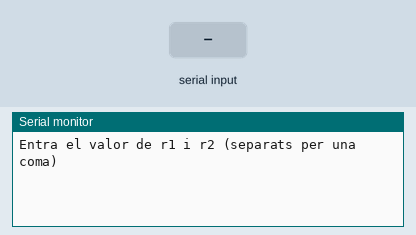
Bench run of a sketch on a simulated Arduino Uno, built with avr-gcc and run on an emulated ATmega328P. On the bench: the last lines printed to the serial monitor. The test bench sets the inputs (shaded band).

Above: at 1.2 s.
1.3 s: "90,45\n" received over Serial
At 2.2 s:
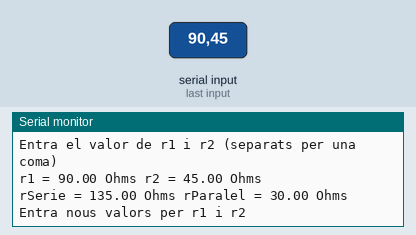
2.8 s: "5\n" received over Serial
At 4.6 s:
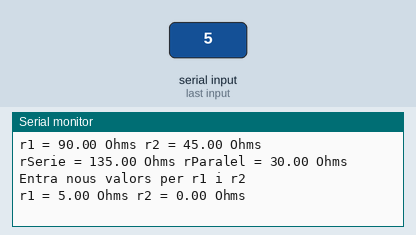

The sketch:

Programa_1.ino
```cpp
 /*************************************************************************
 **                                                                      **
 **    Descripició del programa                                          **
 **                                                                      **
 *************************************************************************/

 //******  Includes  ******************************************************


 //******  Variables  *****************************************************
 float r1, r2;             // variables for the R's
 float rSerie, rParalel;   // variables for the results


 //******  Setup  *********************************************************
 void setup () {
  Serial.begin(9600);
  Serial.println("Entra el valor de r1 i r2 (separats per una coma)");

 }


 //******  Loop  **********************************************************
 void loop () {
  while (Serial.available() > 0) {
    r1 = Serial.parseInt();
    Serial.print("r1 = ");
    Serial.print(r1);
    Serial.print(" Ohms");

    r2 = Serial.parseFloat();
    Serial.print(" r2 = ");
    Serial.print(r2);
    Serial.println(" Ohms");

     if (Serial.read() == '\n') {
      rSerie = r1 + r2;
      Serial.print("rSerie = ");
      Serial.print(rSerie);
      Serial.print(" Ohms");

      rParalel = 1/(1/r1 + 1/r2);
      Serial.print(" rParalel = ");
      Serial.print(rParalel);
      Serial.println(" Ohms");
      Serial.println();

      Serial.println("Entra nous valors per r1 i r2");
      Serial.println();

     }
  }
 }
```

Measured:
- after the input at 1.3 s, the serial monitor: prints a new line at once (image 1)
- after the input at 2.8 s, the serial monitor: prints a new line at once (image 2)
